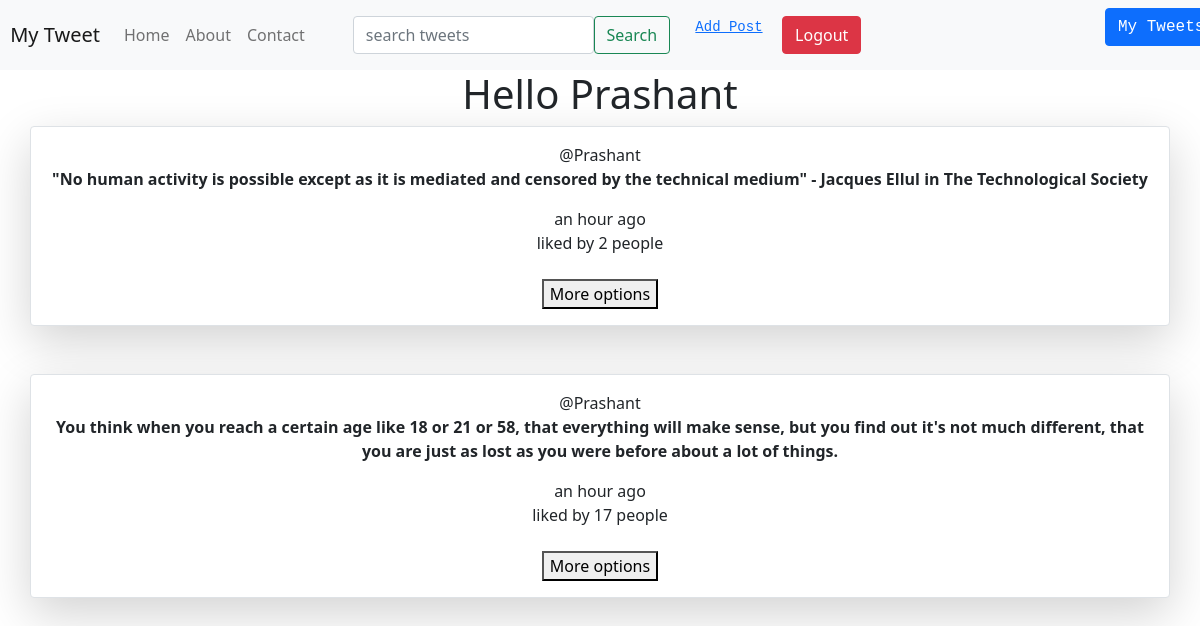
Screenshot of /mytweets/ (signed in) with the database file from the repository.
### smwapp/models.py (models this page shows, shortened)
class post(models.Model):
    user = models.ForeignKey(User, on_delete=models.CASCADE)
    status = models.TextField()
    no_of_likes = models.IntegerField(default=0)
    posted_date = models.DateTimeField(auto_now_add=True,null=True)
    slug = AutoSlugField(populate_from = 'status', unique = True, null = True)

### smwapp/views.py (the view)
# urls.py: path('mytweets/', views.mytweets, name = 'mytweets'),
@login_required(login_url='loginpage')
def mytweets(request):
    items = post.objects.all()
    items = items.filter(user=request.user)
    data = {
        'posts' : items
    }
    return render(request, "home.html", data)

### smwapp/templates/home.html (shortened to what this page needs)
{% extends 'base.html' %}
    {% block content %}
    <center>
<h1>Hello {{request.user | title}}</h1>
{% load humanize %}
{% for i in posts %}
  <div class="container border shadow-lg p-3 mb-5 bg-white rounded">
        @{{i.user}}
       <b> <p> {{i.status}}</p></b>
        {{i.posted_date | naturaltime}} <br>
       liked by {{i.no_of_likes}} people
        <br><br>
        <button data-bs-toggle="collapse" data-bs-target="#demo">More options</button>
    </div>
{% endfor %}
</center>
    {% endblock content %}

### rows the page displays
post: user "Prashant", status "\"No human activity is possible except as it is mediated and censored by the technical medium\" - Jacques Ellul in The Technological Society", posted_date "an hour ago", no_of_likes "2"
post: user "Prashant", status "You think when you reach a certain age like 18 or 21 or 58, that everything will make sense, but you find out it's not much different, that you are just as lost as you were before about a lot of things.", posted_date "an hour ago", no_of_likes "17"

### other values shown
{{ request.user | title }} "Prashant"
